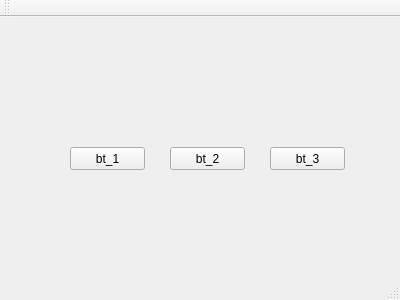
<?xml version="1.0" encoding="UTF-8"?>
<ui version="4.0">
 <class>MainWindow</class>
 <widget class="QMainWindow" name="MainWindow">
  <property name="geometry">
   <rect>
    <x>0</x>
    <y>0</y>
    <width>400</width>
    <height>300</height>
   </rect>
  </property>
  <property name="windowTitle">
   <string>MainWindow</string>
  </property>
  <widget class="QWidget" name="centralWidget">
   <widget class="QPushButton" name="pushButton">
    <property name="geometry">
     <rect>
      <x>70</x>
      <y>130</y>
      <width>75</width>
      <height>23</height>
     </rect>
    </property>
    <property name="text">
     <string>bt_1</string>
    </property>
   </widget>
   <widget class="QPushButton" name="pushButton_2">
    <property name="geometry">
     <rect>
      <x>170</x>
      <y>130</y>
      <width>75</width>
      <height>23</height>
     </rect>
    </property>
    <property name="text">
     <string>bt_2</string>
    </property>
   </widget>
   <widget class="QPushButton" name="pushButton_3">
    <property name="geometry">
     <rect>
      <x>270</x>
      <y>130</y>
      <width>75</width>
      <height>23</height>
     </rect>
    </property>
    <property name="text">
     <string>bt_3</string>
    </property>
   </widget>
  </widget>
  <widget class="QMenuBar" name="menuBar">
   <property name="geometry">
    <rect>
     <x>0</x>
     <y>0</y>
     <width>400</width>
     <height>21</height>
    </rect>
   </property>
  </widget>
  <widget class="QToolBar" name="mainToolBar">
   <attribute name="toolBarArea">
    <enum>TopToolBarArea</enum>
   </attribute>
   <attribute name="toolBarBreak">
    <bool>false</bool>
   </attribute>
  </widget>
  <widget class="QStatusBar" name="statusBar"/>
 </widget>
 <layoutdefault spacing="6" margin="11"/>
 <resources/>
 <connections/>
</ui>
